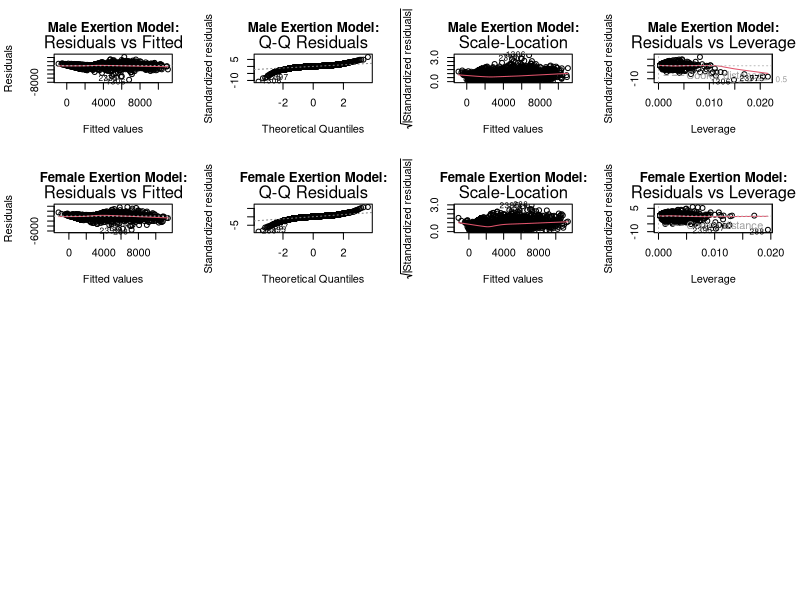
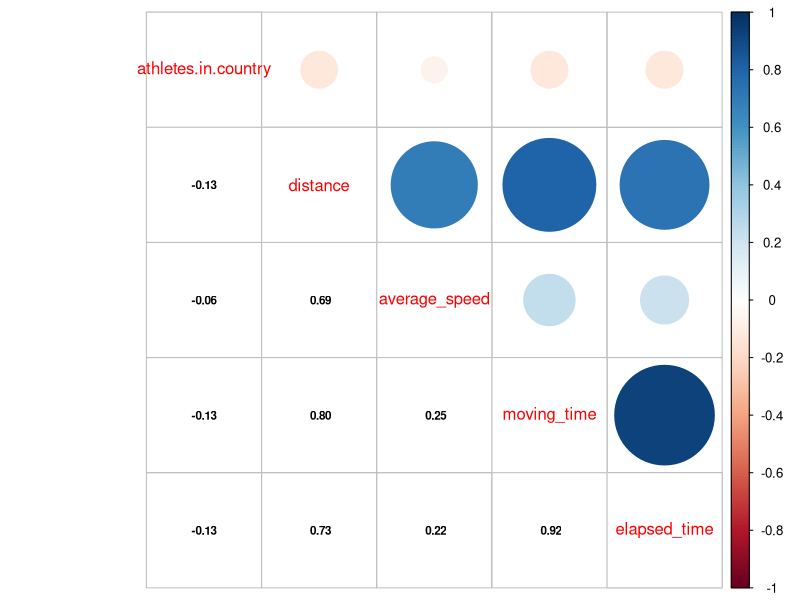
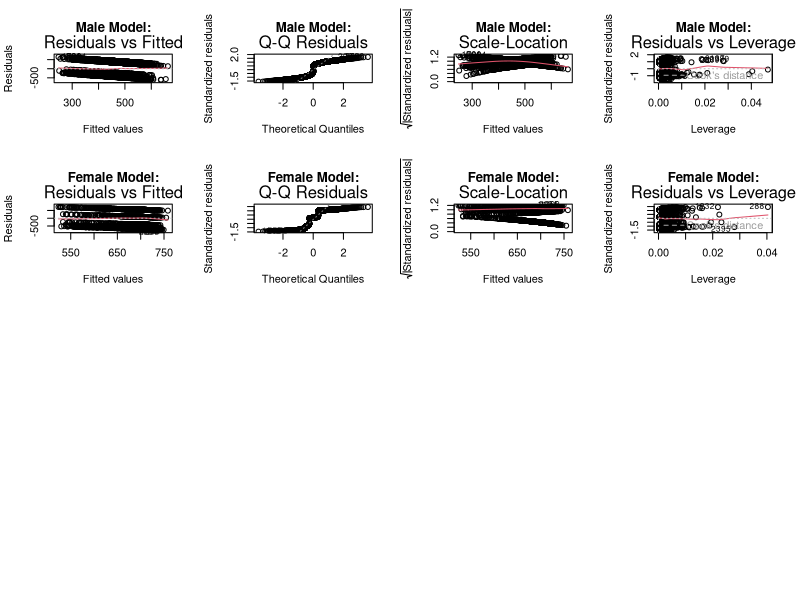

These charts were generated, in order, by the following R code:
library(dplyr)
library(corrplot)
data <- read.csv('./cleanData.csv', na.strings = c("", "NA"))

# Question 1 
# Remove outliers from the data for a more accurate model 
remove_outliers <- function(x, na.rm = TRUE, ...) {
  qnt <- quantile(x, probs = c(0.25, 0.75), na.rm = na.rm, ...)
  H <- 1.5 * IQR(x, na.rm)
  
  y <- x
  
  y[x < (qnt[1] - H)] <- NA
  y[x > (qnt[2] + H)] <- NA
  y
}

# Begin removing outliers and create a male and female data frame
distance <- remove_outliers(data$distance)
moving_time <- remove_outliers(data$moving_time)
average_speed <- remove_outliers(data$average_speed)
max_speed <- remove_outliers(data$max_speed)
elapsed_time <- remove_outliers(data$elapsed_time)

clean_data <- data.frame(data$athlete.sex, data$athlete.country, distance, moving_time, average_speed, max_speed, elapsed_time) %>%
  na.omit()

male_data <- clean_data %>%
  filter(data.athlete.sex == "M")

female_data <- clean_data %>%
  filter(data.athlete.sex == "F")

# male model
par(mfrow = c(4,4))

male_movng_lm <- lm(moving_time ~ average_speed + max_speed + elapsed_time + distance, data = male_data)

summary(male_movng_lm)

plot(male_movng_lm, main = "Male Exertion Model:")

# female model
fem_movng_lm <- lm(moving_time ~ average_speed + max_speed + elapsed_time + distance, data = female_data)

summary(fem_movng_lm)

plot(fem_movng_lm, main = "Female Exertion Model:")

# Q2 
# Calculate the number of athletes in each country
country_corr <- clean_data %>%
  group_by(data.athlete.sex, data.athlete.country) %>%
  mutate(athletes.in.country = n()) %>%
  na.omit()

country_corr <- country_corr %>%
  select(athletes.in.country, distance, average_speed, moving_time, elapsed_time)

par(mfrow = c(1,1))
correlations <- cor(country_corr[3:7], use = "pairwise.complete.obs")
corrplot.mixed(correlations, lower.col = "black", number.cex = .7)

male_focus <- country_corr %>%
  filter(data.athlete.sex == "M")
# model male athletes in for each country.
par(mfrow = c(4, 4))
lm_male <- lm (athletes.in.country ~ distance + average_speed + moving_time + elapsed_time, data = male_focus)
summary(lm_male)
plot(lm_male, main = "Male Model:")

female_focus <- country_corr %>%
  filter(data.athlete.sex == "F")
# model male athletes in for each country.
lm_female <- lm (athletes.in.country ~ distance + average_speed + moving_time + elapsed_time, data = female_focus)
summary(lm_female)
plot(lm_female, main = "Female Model:")
